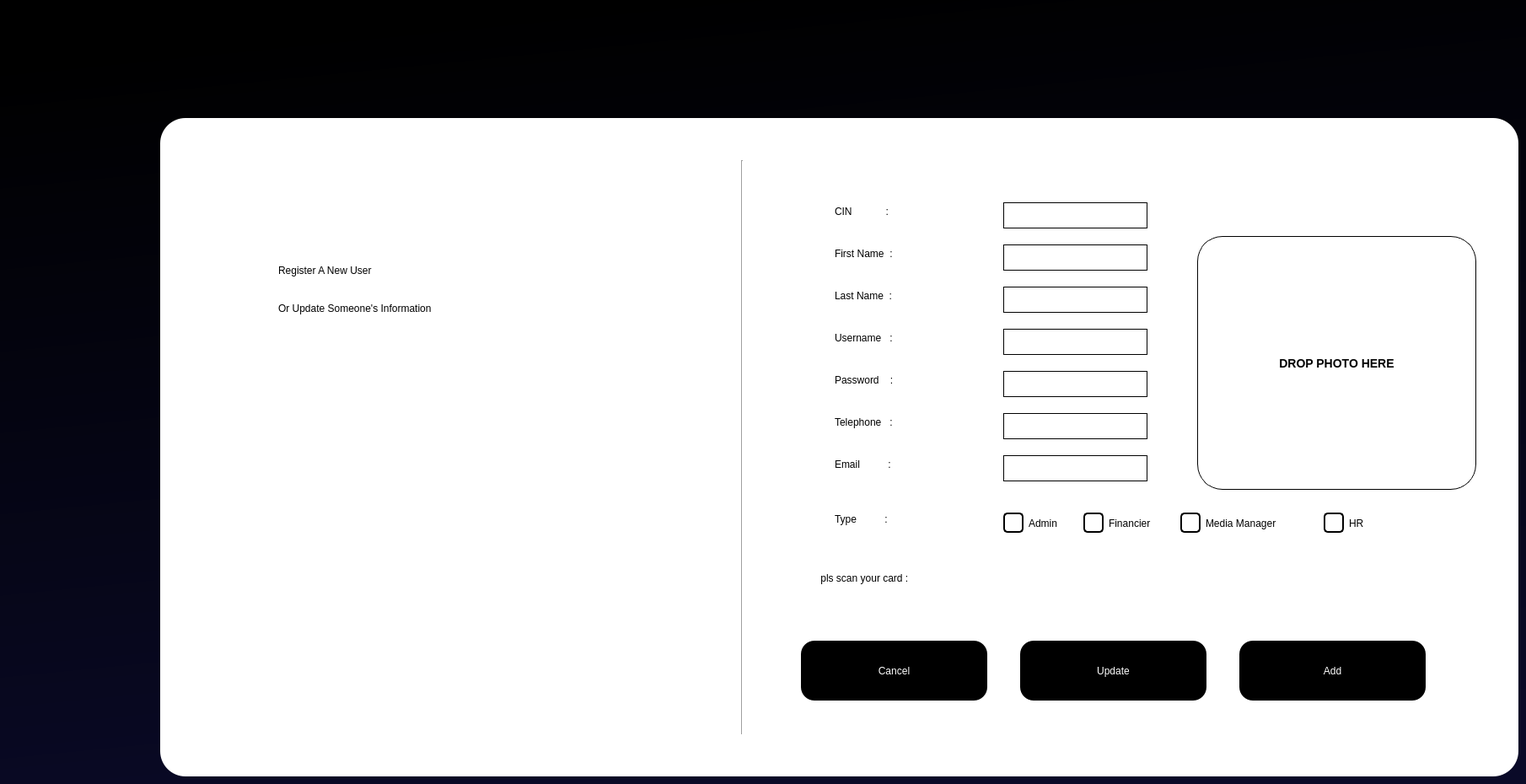
   <widget class="QWidget" name="adduser">
    <property name="styleSheet">
     <string notr="true">background-color: qlineargradient(spread:pad, x1:0.426227, y1:0, x2:0.625, y2:1, stop:0 rgba(0, 0, 0, 255), stop:1 rgba(10, 10, 40, 255));</string>
    </property>
    <widget class="QGroupBox" name="groupBox_5A">
     <property name="geometry">
      <rect>
       <x>970</x>
       <y>200</y>
       <width>811</width>
       <height>541</height>
      </rect>
     </property>
     <property name="styleSheet">
      <string notr="true">background-color:white;
border-radius:30px;
</string>
     </property>
     <property name="title">
      <string/>
     </property>
     <widget class="QLabel" name="label_41A">
      <property name="geometry">
       <rect>
        <x>20</x>
        <y>30</y>
        <width>191</width>
        <height>41</height>
       </rect>
      </property>
      <property name="styleSheet">
       <string notr="true">color: rgb(0, 0, 0);
font: 75 24pt &quot;MS Shell Dlg 2&quot;;</string>
      </property>
      <property name="text">
       <string>CIN            :</string>
      </property>
     </widget>
     <widget class="QLabel" name="label_47A">
      <property name="geometry">
       <rect>
        <x>20</x>
        <y>180</y>
        <width>211</width>
        <height>41</height>
       </rect>
      </property>
      <property name="styleSheet">
       <string notr="true">color: rgb(0, 0, 0);
font: 75 24pt &quot;MS Shell Dlg 2&quot;;</string>
      </property>
      <property name="text">
       <string>Username   :</string>
      </property>
     </widget>
     <widget class="QLineEdit" name="lineEdit_3A">
      <property name="geometry">
       <rect>
        <x>220</x>
        <y>90</y>
        <width>171</width>
        <height>31</height>
       </rect>
      </property>
      <property name="styleSheet">
       <string notr="true"> color: #333333; /* Text color */
    font-size: 14px; /* Font size */
    font-weight: bold; /* Font weight */
    border: 1px solid black;</string>
      </property>
     </widget>
     <widget class="QLabel" name="label_48A">
      <property name="geometry">
       <rect>
        <x>20</x>
        <y>80</y>
        <width>191</width>
        <height>41</height>
       </rect>
      </property>
      <property name="styleSheet">
       <string notr="true">color: rgb(0, 0, 0);
font: 75 24pt &quot;MS Shell Dlg 2&quot;;</string>
      </property>
      <property name="text">
       <string>First Name  :</string>
      </property>
     </widget>
     <widget class="QLineEdit" name="lineEdit_3A_2">
      <property name="geometry">
       <rect>
        <x>220</x>
        <y>40</y>
        <width>171</width>
        <height>31</height>
       </rect>
      </property>
      <property name="styleSheet">
       <string notr="true"> color: #333333; /* Text color */
    font-size: 14px; /* Font size */
    font-weight: bold; /* Font weight */
    border: 1px solid black;</string>
      </property>
     </widget>
     <widget class="QLabel" name="label_48A_2">
      <property name="geometry">
       <rect>
        <x>20</x>
        <y>130</y>
        <width>221</width>
        <height>41</height>
       </rect>
      </property>
      <property name="styleSheet">
       <string notr="true">color: rgb(0, 0, 0);
font: 75 24pt &quot;MS Shell Dlg 2&quot;;</string>
      </property>
      <property name="text">
       <string>Last Name  :</string>
      </property>
     </widget>
     <widget class="QLineEdit" name="lineEdit_3A_3">
      <property name="geometry">
       <rect>
        <x>220</x>
        <y>140</y>
        <width>171</width>
        <height>31</height>
       </rect>
      </property>
      <property name="styleSheet">
       <string notr="true"> color: #333333; /* Text color */
    font-size: 14px; /* Font size */
    font-weight: bold; /* Font weight */
    border: 1px solid black;</string>
      </property>
     </widget>
     <widget class="QLineEdit" name="lineEdit_3A_4">
      <property name="geometry">
       <rect>
        <x>220</x>
        <y>190</y>
        <width>171</width>
        <height>31</height>
       </rect>
      </property>
      <property name="styleSheet">
       <string notr="true"> color: #333333; /* Text color */
    font-size: 14px; /* Font size */
    font-weight: bold; /* Font weight */
    border: 1px solid black;</string>
      </property>
     </widget>
     <widget class="QLabel" name="label_47A_2">
      <property name="geometry">
       <rect>
        <x>20</x>
        <y>230</y>
        <width>201</width>
        <height>41</height>
       </rect>
      </property>
      <property name="styleSheet">
       <string notr="true">color: rgb(0, 0, 0);
font: 75 24pt &quot;MS Shell Dlg 2&quot;;</string>
      </property>
      <property name="text">
       <string>Password    :</string>
      </property>
     </widget>
     <widget class="QLineEdit" name="lineEdit_3A_5">
      <property name="geometry">
       <rect>
        <x>220</x>
        <y>240</y>
        <width>171</width>
        <height>31</height>
       </rect>
      </property>
      <property name="styleSheet">
       <string notr="true"> color: #333333; /* Text color */
    font-size: 14px; /* Font size */
    font-weight: bold; /* Font weight */
    border: 1px solid black;</string>
      </property>
     </widget>
     <widget class="QLabel" name="label_47A_3">
      <property name="geometry">
       <rect>
        <x>20</x>
        <y>390</y>
        <width>191</width>
        <height>51</height>
       </rect>
      </property>
      <property name="styleSheet">
       <string notr="true">color: rgb(0, 0, 0);
font: 75 24pt &quot;MS Shell Dlg 2&quot;;</string>
      </property>
      <property name="text">
       <string>Type          :</string>
      </property>
     </widget>
     <widget class="QRadioButton" name="radioButton_7">
      <property name="geometry">
       <rect>
        <x>220</x>
        <y>405</y>
        <width>91</width>
        <height>31</height>
       </rect>
      </property>
      <property name="styleSheet">
       <string notr="true">
QRadioButton {
    color: black; 
font: 14pt &quot;MS Shell Dlg 2&quot;;
}


QRadioButton::indicator {
    width: 20px;
    height: 20px;
    background-color: white;
    border: 2px solid black; 
    border-radius: 5px;
}


QRadioButton::indicator:checked {
    background-color: pink; 
    border: 2px solid black; 
}

QRadioButton:hover {
    color: black; 
}
</string>
      </property>
      <property name="text">
       <string>Admin</string>
      </property>
     </widget>
     <widget class="QRadioButton" name="radioButton_8">
      <property name="geometry">
       <rect>
        <x>315</x>
        <y>405</y>
        <width>111</width>
        <height>31</height>
       </rect>
      </property>
      <property name="styleSheet">
       <string notr="true">QRadioButton {
    color: black; 
font: 14pt &quot;MS Shell Dlg 2&quot;;
}


QRadioButton::indicator {
    width: 20px;
    height: 20px;
    background-color: white;
    border: 2px solid black; 
    border-radius: 5px;
}


QRadioButton::indicator:checked {
    background-color: pink; 
    border: 2px solid black; 
}

QRadioButton:hover {
    color: black; 
}
</string>
      </property>
      <property name="text">
       <string>Financier</string>
      </property>
     </widget>
     <widget class="QRadioButton" name="radioButton_9">
      <property name="geometry">
       <rect>
        <x>430</x>
        <y>405</y>
        <width>161</width>
        <height>31</height>
       </rect>
      </property>
      <property name="styleSheet">
       <string notr="true">QRadioButton {
    color: black; 
font: 14pt &quot;MS Shell Dlg 2&quot;;
}


QRadioButton::indicator {
    width: 20px;
    height: 20px;
    background-color: white;
    border: 2px solid black; 
    border-radius: 5px;
}


QRadioButton::indicator:checked {
    background-color: pink; 
    border: 2px solid black; 
}

QRadioButton:hover {
    color: black; 
}
</string>
      </property>
      <property name="text">
       <string>Media Manager</string>
      </property>
     </widget>
     <widget class="QRadioButton" name="radioButton_10">
      <property name="geometry">
       <rect>
        <x>600</x>
        <y>405</y>
        <width>83</width>
        <height>31</height>
       </rect>
      </property>
      <property name="styleSheet">
       <string notr="true">QRadioButton {
    color: black; 
font: 14pt &quot;MS Shell Dlg 2&quot;;
}


QRadioButton::indicator {
    width: 20px;
    height: 20px;
    background-color: white;
    border: 2px solid black; 
    border-radius: 5px;
}


QRadioButton::indicator:checked {
    background-color: pink; 
    border: 2px solid black; 
}

QRadioButton:hover {
    color: black; 
}
</string>
      </property>
      <property name="text">
       <string>HR</string>
      </property>
     </widget>
     <widget class="QPushButton" name="label_omek">
      <property name="geometry">
       <rect>
        <x>450</x>
        <y>80</y>
        <width>331</width>
        <height>301</height>
       </rect>
      </property>
      <property name="styleSheet">
       <string notr="true">#label_omek{
    font-size: 14px; /* Font size */
    font-weight: bold; /* Font weight */
    border: 1px solid black;
background:none;
	font: 75 14pt &quot;MS Shell Dlg 2&quot;;
	color: rgb(0, 0, 0);
}
</string>
      </property>
      <property name="text">
       <string>DROP PHOTO HERE</string>
      </property>
     </widget>
     <widget class="QLabel" name="label_47A_5">
      <property name="geometry">
       <rect>
        <x>20</x>
        <y>280</y>
        <width>211</width>
        <height>41</height>
       </rect>
      </property>
      <property name="styleSheet">
       <string notr="true">color: rgb(0, 0, 0);
font: 75 24pt &quot;MS Shell Dlg 2&quot;;</string>
      </property>
      <property name="text">
       <string>Telephone   :</string>
      </property>
     </widget>
     <widget class="QLineEdit" name="lineEdit_3A_12">
      <property name="geometry">
       <rect>
        <x>220</x>
        <y>340</y>
        <width>171</width>
        <height>31</height>
       </rect>
      </property>
      <property name="styleSheet">
       <string notr="true"> color: #333333; /* Text color */
    font-size: 14px; /* Font size */
    font-weight: bold; /* Font weight */
    border: 1px solid black;</string>
      </property>
     </widget>
     <widget class="QLabel" name="label_47A_8">
      <property name="geometry">
       <rect>
        <x>20</x>
        <y>330</y>
        <width>191</width>
        <height>41</height>
       </rect>
      </property>
      <property name="styleSheet">
       <string notr="true">color: rgb(0, 0, 0);
font: 75 24pt &quot;MS Shell Dlg 2&quot;;</string>
      </property>
      <property name="text">
       <string>Email          :</string>
      </property>
     </widget>
     <widget class="QLineEdit" name="lineEdit_3A_13">
      <property name="geometry">
       <rect>
        <x>220</x>
        <y>290</y>
        <width>171</width>
        <height>31</height>
       </rect>
      </property>
      <property name="styleSheet">
       <string notr="true"> color: #333333; /* Text color */
    font-size: 14px; /* Font size */
    font-weight: bold; /* Font weight */
    border: 1px solid black;</string>
      </property>
     </widget>
     <widget class="QLabel" name="label_42">
      <property name="geometry">
       <rect>
        <x>30</x>
        <y>470</y>
        <width>371</width>
        <height>61</height>
       </rect>
      </property>
      <property name="text">
       <string/>
      </property>
     </widget>
     <widget class="QLabel" name="label_46">
      <property name="geometry">
       <rect>
        <x>410</x>
        <y>470</y>
        <width>291</width>
        <height>41</height>
       </rect>
      </property>
      <property name="font">
       <font>
        <pointsize>24</pointsize>
       </font>
      </property>
      <property name="styleSheet">
       <string notr="true">color :black</string>
      </property>
      <property name="text">
       <string/>
      </property>
     </widget>
     <widget class="QLabel" name="label_47A_4">
      <property name="geometry">
       <rect>
        <x>0</x>
        <y>460</y>
        <width>331</width>
        <height>51</height>
       </rect>
      </property>
      <property name="styleSheet">
       <string notr="true">color: rgb(0, 0, 0);
font: 75 24pt &quot;MS Shell Dlg 2&quot;;</string>
      </property>
      <property name="text">
       <string> pls scan your card :</string>
      </property>
     </widget>
    </widget>
    <widget class="QLabel" name="label_46A">
     <property name="geometry">
      <rect>
       <x>190</x>
       <y>140</y>
       <width>1611</width>
       <height>781</height>
      </rect>
     </property>
     <property name="styleSheet">
      <string notr="true">background:white;
border-radius:30px;</string>
     </property>
     <property name="text">
      <string/>
     </property>
    </widget>
    <widget class="QLabel" name="label_44A">
     <property name="geometry">
      <rect>
       <x>330</x>
       <y>280</y>
       <width>441</width>
       <height>81</height>
      </rect>
     </property>
     <property name="styleSheet">
      <string notr="true">background:none;
font: 75 36pt &quot;MS Shell Dlg 2&quot;;
color: rgb(0, 0, 0);
</string>
     </property>
     <property name="text">
      <string>Register A New User </string>
     </property>
    </widget>
    <widget class="QLabel" name="label_45A">
     <property name="geometry">
      <rect>
       <x>330</x>
       <y>340</y>
       <width>571</width>
       <height>51</height>
      </rect>
     </property>
     <property name="styleSheet">
      <string notr="true">background:none;
font: 75 12pt &quot;MS Shell Dlg 2&quot;;
color: rgb(0, 0, 0);</string>
     </property>
     <property name="text">
      <string>Or Update Someone's Information</string>
     </property>
    </widget>
    <widget class="Line" name="line_2A">
     <property name="geometry">
      <rect>
       <x>870</x>
       <y>190</y>
       <width>21</width>
       <height>681</height>
      </rect>
     </property>
     <property name="styleSheet">
      <string notr="true">background:none;
color:black;</string>
     </property>
     <property name="orientation">
      <enum>Qt::Vertical</enum>
     </property>
    </widget>
    <widget class="QPushButton" name="pushButton_14A">
     <property name="geometry">
      <rect>
       <x>1470</x>
       <y>760</y>
       <width>221</width>
       <height>71</height>
      </rect>
     </property>
     <property name="styleSheet">
      <string notr="true">QPushButton {
    background: black;
    color: white;
    padding: 0.7em 1em;
    padding-left: 0.9em;
    align-items: center;
    border: none;
    border-radius: 16px;
	font: 75 18pt &quot;MS Shell Dlg 2&quot;;

}

</string>
     </property>
     <property name="text">
      <string>Add</string>
     </property>
    </widget>
    <widget class="QPushButton" name="pushButton_14A_2">
     <property name="geometry">
      <rect>
       <x>1210</x>
       <y>760</y>
       <width>221</width>
       <height>71</height>
      </rect>
     </property>
     <property name="styleSheet">
      <string notr="true">QPushButton {
    background: black;
    color: white;
    padding: 0.7em 1em;
    padding-left: 0.9em;
    align-items: center;
    border: none;
    border-radius: 16px;
	font: 75 18pt &quot;MS Shell Dlg 2&quot;;

}

</string>
     </property>
     <property name="text">
      <string>Update</string>
     </property>
    </widget>
    <widget class="QPushButton" name="pushButton_14A_3">
     <property name="geometry">
      <rect>
       <x>950</x>
       <y>760</y>
       <width>221</width>
       <height>71</height>
      </rect>
     </property>
     <property name="styleSheet">
      <string notr="true">QPushButton {
    background: black;
    color: white;
    padding: 0.7em 1em;
    padding-left: 0.9em;
    align-items: center;
    border: none;
    border-radius: 16px;
	font: 75 18pt &quot;MS Shell Dlg 2&quot;;

}

</string>
     </property>
     <property name="text">
      <string>Cancel</string>
     </property>
    </widget>
    <widget class="QLineEdit" name="lineEdit_10">
     <property name="geometry">
      <rect>
       <x>1140</x>
       <y>700</y>
       <width>271</width>
       <height>21</height>
      </rect>
     </property>
     <property name="styleSheet">
      <string notr="true"> color: #333333; /* Text color */
    font-size: 14px; /* Font size */
    font-weight: bold; /* Font weight */
    border: 1px solid black;
background:none;</string>
     </property>
    </widget>
    <zorder>lineEdit_10</zorder>
    <zorder>label_46A</zorder>
    <zorder>line_2A</zorder>
    <zorder>label_45A</zorder>
    <zorder>label_44A</zorder>
    <zorder>groupBox_5A</zorder>
    <zorder>pushButton_14A</zorder>
    <zorder>pushButton_14A_2</zorder>
    <zorder>pushButton_14A_3</zorder>
   </widget>
